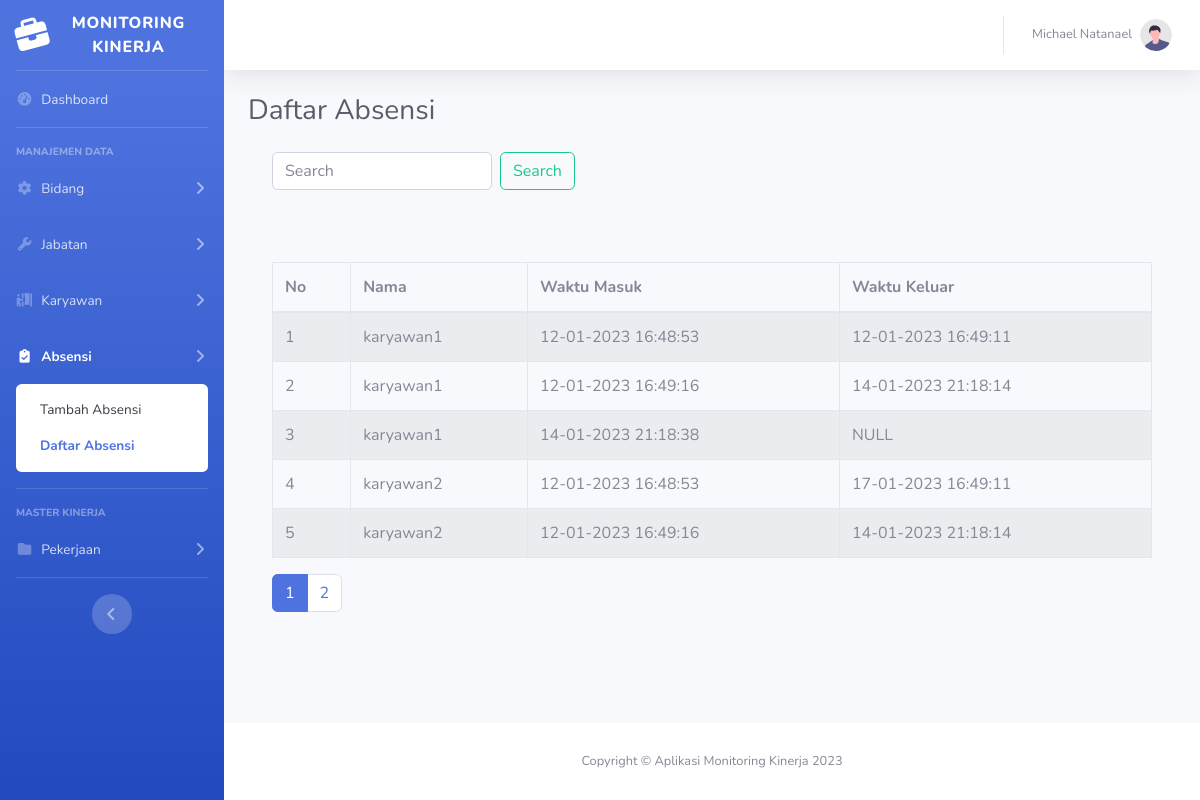
Before: /absensi.php (signed in) with the older database file.
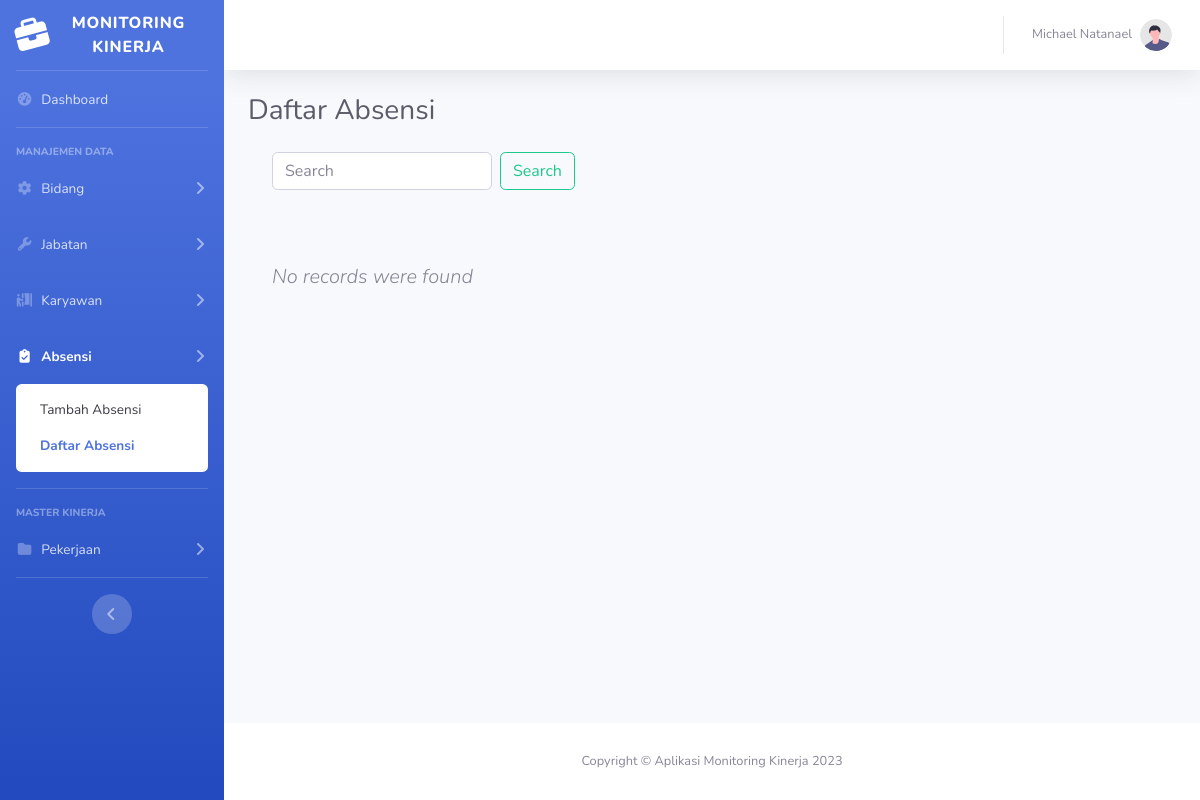
After: the same page with the newer database file.
### tables this page shows
CREATE TABLE `absensi` (
  `id_absensi` int(11) NOT NULL,
  `id_karyawan` int(11) NOT NULL,
  `absen_masuk` datetime NOT NULL,
  `absen_pulang` datetime DEFAULT NULL
);

CREATE TABLE `pegawai` (
  `idPegawai` int(11) NOT NULL,
  `nip` varchar(255) NOT NULL,
  `nama_peg` varchar(255) NOT NULL,
  `id_jabatan` int(11) DEFAULT NULL,
  `alamat` varchar(255) NOT NULL,
  `id_bidang` int(11) DEFAULT NULL,
  `photo` varchar(255) NOT NULL
);

### absensi.php (the view, shortened to what this page needs)
<?php
    require('functions.php');
?>
<!DOCTYPE html>
<html lang="en">
    <head>
        <link href="vendor/fontawesome-free/css/all.min.css" rel="stylesheet" type="text/css">
        <link href="css/sb-admin-2.min.css" rel="stylesheet">
    </head>
    <body id="page-top">
        <div id="wrapper">
            <?php
                $active_sidebar = 'daftar_absensi';
                include "template/sidebar_v.php";
            ?>
            <div id="content-wrapper" class="d-flex flex-column">
                <div id="content">
                    <?php
                        include "template/topbar_v.php";
                    ?>
                    <div class="container-fluid">
                        <div class="d-sm-flex align-items-center justify-content-between mb-4">
                            <h1 class="h3 mb-0 text-gray-800">Daftar Absensi</h1>
                        </div>
                        <div class="wrapper">
                            <div class="container-fluid">
                                <div class="row">
                                    <div class="col-md-12">
                                        <form class="form-inline pull-right" method="get">
                                            <input class="form-control mr-sm-2" type="search" name="search" placeholder="Search" aria-label="Search">
                                            <button class="btn btn-outline-success my-2 my-sm-0" type="submit">Search</button>
                                        </form>
                                        <br><br><br>
                                        <?php
                                            require_once "config.php";
                                            $batas = 5;
                                            $halaman = @$_GET['halaman'];
                                            if (empty($halaman)) {
                                                $posisi = 0;
                                                $halaman = 1;
                                            } else {
                                                $posisi = ($halaman - 1) * $batas;
                                            }
                                            if (isset($_GET['search'])) {
                                                $search = $_GET['search'];
                                                $sql = "SELECT id_absensi, id_karyawan, absen_masuk, absen_pulang, nama_peg
                                                        FROM absensi
                                                        INNER JOIN pegawai ON idPegawai = id_karyawan
                                                        WHERE nama_peg LIKE '%$search%' ORDER BY idPegawai ASC LIMIT $posisi, $batas";
                                            } else {
                                                $sql = "SELECT id_absensi, id_karyawan, absen_masuk, absen_pulang, nama_peg
                                                        FROM absensi
                                                        INNER JOIN pegawai ON idPegawai = id_karyawan ORDER BY idPegawai ASC LIMIT $posisi, $batas";
                                            }
                                            if ($result = mysqli_query($link, $sql)) {
                                                if (mysqli_num_rows($result) > 0) {
                                        ?>
                                        <table class="table table-bordered table-striped">
                                            <thead>
                                                <tr>
                                                    <th>No</th>
                                                    <th>Nama</th>
                                                    <th>Waktu Masuk</th>
                                                    <th>Waktu Keluar</th>
                                                </tr>
                                            </thead>
                                            <tbody>
                                                <?php
                                                    $i = 1 + $posisi;
                                                    while ($row = mysqli_fetch_array($result)) {
                                                ?>
                                                <tr>
                                                    <td><?= $i ?></td>
                                                    <td><?= $row['nama_peg'] ?></td>
                                                    <td><?= date('d-m-Y H:i:s', strtotime($row['absen_masuk'])); ?></td>
                                                    <td><?php
                                                        if (empty($row['absen_pulang'])) {
                                                            echo 'NULL';
                                                        } else {
                                                            echo date('d-m-Y H:i:s', strtotime($row['absen_pulang']));
                                                        }
                                                    ?>
                                                    </td>
                                                </tr>
                                                <?php
                                                        $i++;
                                                    }
                                                ?>
                                                </tbody>
                                            </table>
                                            <ul class="pagination">
                                                <?php
                                                    if (isset($_GET['search'])) {
                                                        $search = $_GET['search'];
                                                        $query2 = "SELECT id_absensi, id_karyawan, absen_masuk, absen_pulang, nama_peg
                                                                    FROM absensi
                                                                    INNER JOIN pegawai ON idPegawai = id_karyawan
                                                                    WHERE nama_peg LIKE '%$search%' ORDER BY idPegawai ASC";
                                                    } else {
                                                        $query2 = "SELECT id_absensi, id_karyawan, absen_masuk, absen_pulang, nama_peg
                                                                    FROM absensi
                                                                    INNER JOIN pegawai ON idPegawai = id_karyawan ORDER BY idPegawai ASC";
                                                    }
                                                    $result2 = mysqli_query($link, $query2);
                                                    $jmldata = mysqli_num_rows($result2);
                                                    $jmlhalaman = ceil($jmldata / $batas);
                                                    for ($i = 1; $i <= $jmlhalaman; $i++) {
                                                        if ($i != $halaman) {
                                                            if (isset($_GET['search'])) {
                                                                $search = $_GET['search'];
                                                                echo "<li class='page-item'><a class='page-link' href='absensi.php?halaman=$i&search=$search'>$i</a></li>";
                                                            } else {
                                                                echo "<li class='page-item'><a class='page-link' href='absensi.php?halaman=$i'>$i</a></li>";
                                                            }
                                                        } else {
                                                            echo "<li class='page-item active'><a class='page-link' href='#'>$i</a></li>";
                                                        }
                                                    }
                                                ?>
                                            </ul>
                                            <?php
                                                } else {
                                            ?>
                                            <p class="lead"><em>No records were found</em></p>
                                            <?php
                                                }
                                            } else {
                                                echo "ERROR: Could not able to execute $sql. " . mysqli_error($link);
                                            }
                                        ?>
                                    </div>
                                </div>
                            </div>
                        </div>
                    </div>
                </div>
            <?php
                include "template/footer_v.php";
            ?>
            </div>
        </div>
    </body>
</html>

### template/sidebar_v.php (shortened to what this page needs)
<ul class="navbar-nav bg-gradient-primary sidebar sidebar-dark accordion" id="accordionSidebar">
    <a class="sidebar-brand d-flex align-items-center justify-content-center" href="index.php">
        <div class="sidebar-brand-icon rotate-n-15">
            <i class="fas fa-briefcase"></i>
        </div>
        <div class="sidebar-brand-text mx-3">Monitoring Kinerja</div>
    </a>
    <hr class="sidebar-divider my-0">
    <li class="nav-item <?= strtolower($active_sidebar) == 'dashboard' ? 'active' : '' ?>">
        <a class="nav-link" href="index.php">
            <i class="fas fa-fw fa-tachometer-alt"></i>
            <span>Dashboard</span></a>
    </li>
    <hr class="sidebar-divider">
    <div class="sidebar-heading">
        Manajemen Data
    </div>
    <li
        class="nav-item <?= in_array(strtolower($active_sidebar), ['tambah_bidang', 'daftar_bidang']) ? 'active' : '' ?>">
        <a class="nav-link collapsed" href="#" data-toggle="collapse" data-target="#collapseBidang" aria-expanded="true"
            aria-controls="collapseBidang">
            <i class="fas fa-fw fa-cog"></i>
            <span>Bidang</span>
        </a>
    </li>
    <li
        class="nav-item <?= in_array(strtolower($active_sidebar), ['tambah_jabatan', 'daftar_jabatan']) ? 'active' : '' ?>">
        <a class="nav-link collapsed" href="#" data-toggle="collapse" data-target="#collapseJabatan"
            aria-expanded="true" aria-controls="collapseJabatan">
            <i class="fas fa-fw fa-wrench"></i>
            <span>Jabatan</span>
        </a>
    </li>
    <li
        class="nav-item <?= in_array(strtolower($active_sidebar), ['tambah_karyawan', 'daftar_karyawan']) ? 'active' : '' ?>">
        <a class="nav-link collapsed" href="#" data-toggle="collapse" data-target="#collapseKaryawan"
            aria-expanded="true" aria-controls="collapseKaryawan">
            <i class="fas fa-fw fa-person-booth"></i>
            <span>Karyawan</span>
        </a>
    </li>
    <li
        class="nav-item <?= in_array(strtolower($active_sidebar), ['tambah_absensi', 'daftar_absensi']) ? 'active' : '' ?>">
        <a class="nav-link collapsed" href="#" data-toggle="collapse" data-target="#collapseAbsensi"
            aria-expanded="true" aria-controls="collapseAbsensi">
            <i class="fas fa-fw fa-clipboard-check"></i>
            <span>Absensi</span>
        </a>
        <div id="collapseAbsensi"
            class="collapse <?= in_array(strtolower($active_sidebar), ['tambah_absensi', 'daftar_absensi']) ? 'show' : '' ?>"
            aria-labelledby="headingAbsensi" data-parent="#accordionSidebar">
            <div class="bg-white py-2 collapse-inner rounded">
                <a class="collapse-item <?= strtolower($active_sidebar) == 'tambah_absensi' ? 'active' : '' ?>"
                    href="tambah_absensi.php">Tambah Absensi</a>
                <a class="collapse-item <?= strtolower($active_sidebar) == 'daftar_absensi' ? 'active' : '' ?>"
                    href="absensi.php">Daftar Absensi</a>
            </div>
        </div>
    </li>
    <hr class="sidebar-divider">
    <div class="sidebar-heading">
        Master Kinerja
    </div>
    <li
        class="nav-item <?= in_array(strtolower($active_sidebar), ['tambah_pekerjaan', 'daftar_pekerjaan']) ? 'active' : '' ?>">
        <a class="nav-link collapsed" href="#" data-toggle="collapse" data-target="#collapsePekerjaan"
            aria-expanded="true" aria-controls="collapsePekerjaan">
            <i class="fas fa-fw fa-folder"></i>
            <span>Pekerjaan</span>
        </a>
    </li>
    <hr class="sidebar-divider d-none d-md-block">
    <div class="text-center d-none d-md-inline">
        <button class="rounded-circle border-0" id="sidebarToggle"></button>
    </div>
</ul>

### template/topbar_v.php (shortened to what this page needs)
<nav class="navbar navbar-expand navbar-light bg-white topbar mb-4 static-top shadow">
    <ul class="navbar-nav ml-auto">
        <li class="nav-item dropdown no-arrow">
            <a class="nav-link dropdown-toggle" href="#" id="userDropdown" role="button" data-toggle="dropdown" aria-haspopup="true" aria-expanded="false">
                <span class="mr-2 d-none d-lg-inline text-gray-600 small"><?= $_SESSION['name'] ?></span>
                <img class="img-profile rounded-circle" src="img/undraw_profile.svg">
            </a>
        </li>
    </ul>
</nav>

### template/footer_v.php
<footer class="sticky-footer bg-white">
    <div class="container my-auto">
        <div class="copyright text-center my-auto">
            <span>Copyright &copy; Aplikasi Monitoring Kinerja 2023</span>
        </div>
    </div>
</footer>

Changed rows visible on the page:
removed absensi: id_karyawan.nama_peg "karyawan1", absen_masuk "12-01-2023 16:48:53", absen_pulang "12-01-2023 16:49:11"
removed absensi: id_karyawan.nama_peg "karyawan1", absen_masuk "12-01-2023 16:49:16", absen_pulang "14-01-2023 21:18:14"
removed absensi: id_karyawan.nama_peg "karyawan1", absen_masuk "14-01-2023 21:18:38", shows "NULL"
removed absensi: id_karyawan.nama_peg "karyawan2", absen_masuk "12-01-2023 16:48:53", absen_pulang "17-01-2023 16:49:11"
removed absensi: id_karyawan.nama_peg "karyawan2", absen_masuk "12-01-2023 16:49:16", absen_pulang "14-01-2023 21:18:14"
Other visible differences:
text no longer shown: "No Nama Waktu Masuk Waktu Keluar"
text now shown: "No records were found"
list line gone: "1"
list line gone: "2"
